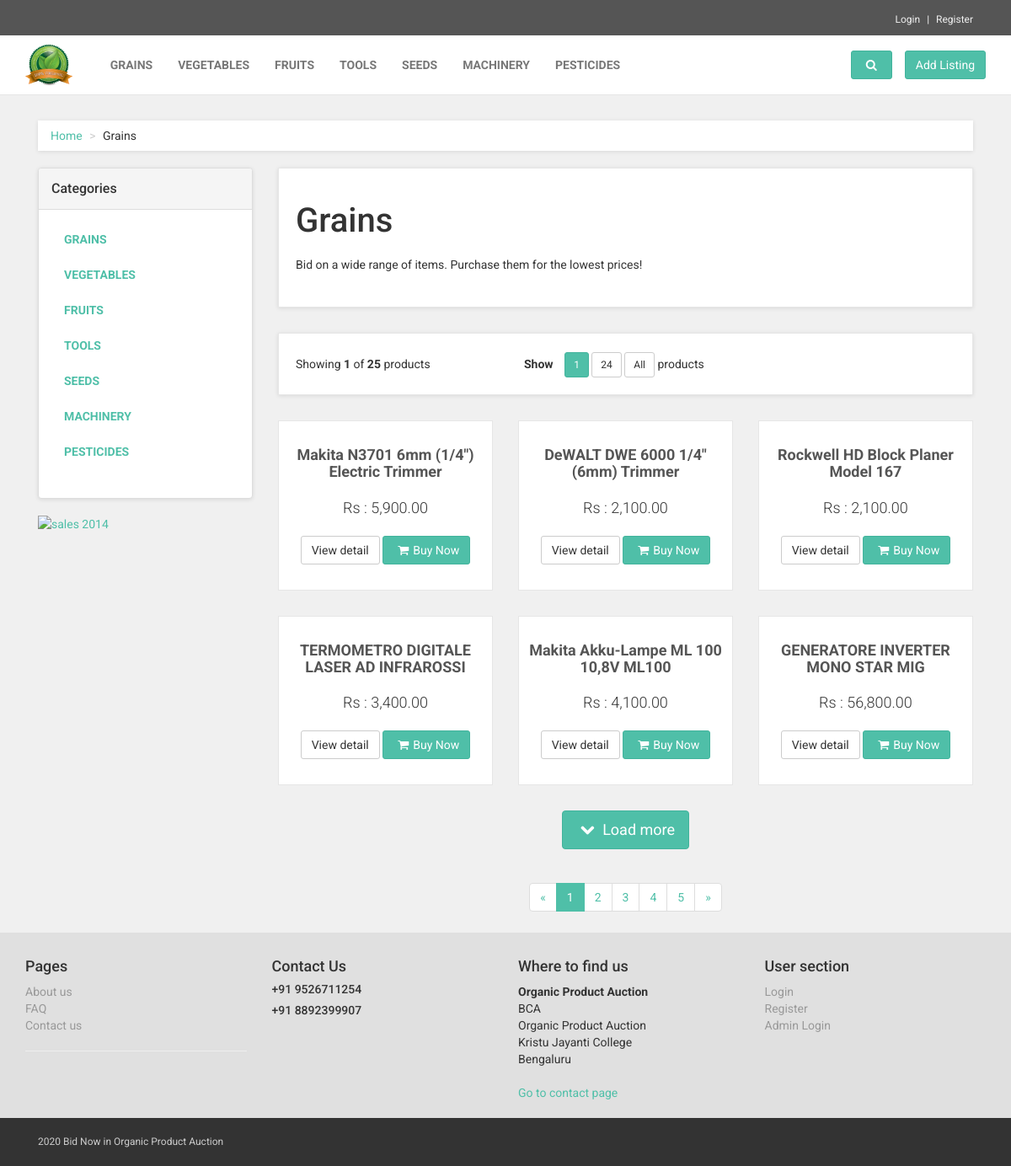
/category.php?CategoryID=1, run on the app's committed database.
### tables this page shows
CREATE TABLE IF NOT EXISTS `category` (
  `CategoryID` int(10) NOT NULL,
  `Category` varchar(20) NOT NULL
);

CREATE TABLE IF NOT EXISTS `item` (
  `ItemID` int(10) NOT NULL,
  `ItemName` varchar(50) NOT NULL,
  `SellerID` int(10) DEFAULT NULL,
  `StartingPrice` int(6) NOT NULL,
  `ExpectedPrice` int(6) NOT NULL,
  `CurrentPrice` int(6) DEFAULT NULL,
  `PhotosID` varchar(20) DEFAULT NULL,
  `Description` varchar(6000) DEFAULT NULL,
  `CategoryID` int(10) NOT NULL,
  `EndTime` datetime NOT NULL
);

### category.php (the view, shortened to what this page needs)
<!DOCTYPE html>
<html lang="en">
<head>
    <link href="css/font-awesome.css" rel="stylesheet">
    <link href="css/bootstrap.min.css" rel="stylesheet">
    <link href="css/animate.min.css" rel="stylesheet">
    <link href="css/owl.carousel.css" rel="stylesheet">
    <link href="css/owl.theme.css" rel="stylesheet">
    <link href="css/style.default.css" rel="stylesheet" id="theme-stylesheet">
    <link href="css/custom.css" rel="stylesheet">
</head>
<body>
    <?php include 'header.php';?>
    <?php
                 $CategoryID = $_GET['CategoryID'];
                 $query = "SELECT * FROM item Where CategoryID=$CategoryID";
                 $result = mysqli_query($db, $query);
                 $list = mysqli_fetch_array($result);
                 $query2 = "SELECT * FROM category Where CategoryID=$CategoryID";
                 $result2 = mysqli_query($db, $query2);
                 $CategoryName = mysqli_fetch_array($result2);
                            ?>
    <div id="all">
        <div id="content">
            <div class="container">
                <div class="col-md-12">
                    <ul class="breadcrumb">
                        <li><a href="index.php">Home</a>
                        </li>
                        <li><?php echo $CategoryName['Category'];?></li>
                    </ul>
                </div>
                <div class="col-md-3">
                   <div class="panel panel-default sidebar-menu">
                        <div class="panel-heading">
                            <h3 class="panel-title">Categories</h3>
                        </div>
                        <div class="panel-body">
                            <ul class="nav nav-pills nav-stacked category-menu">
                            <?php
                             $result1 = mysqli_query($db, $query1);
                             $categories = mysqli_fetch_array($result1);
                             while($categories) {
                               ?>
                                <li>
                                    <a href="category.php?CategoryID=<?php echo $categories['CategoryID'] ?>"><?php echo $categories['Category'];?> </a>
                                </li>
                                 <?php $categories = $result1->fetch_assoc();} ?>
                            </ul>
                        </div>
                    </div>
                    <div class="banner">
                        <a href="#">
                            <img src="img/banner.jpg" alt="sales 2014" class="img-responsive">
                        </a>
                    </div>
                </div>
                <div class="col-md-9">
                    <div class="box">
                        <h1><?php echo $CategoryName['Category'];?></h1>
                        <p>Bid on a wide range of items. Purchase them for the lowest prices!</p>
                    </div>
                    <div class="box info-bar">
                        <div class="row">
                            <div class="col-sm-12 col-md-4 products-showing">
                                Showing <strong>1</strong> of <strong>25</strong> products
                            </div>
                            <div class="col-sm-12 col-md-8  products-number-sort">
                                <div class="row">
                                    <form class="form-inline">
                                        <div class="col-md-6 col-sm-6">
                                            <div class="products-number">
                                                <strong>Show</strong>  <a href="#" class="btn btn-default btn-sm btn-primary">1</a>  <a href="#" class="btn btn-default btn-sm">24</a>  <a href="#" class="btn btn-default btn-sm">All</a> products
                                            </div>
                                        </div>
                                    </form>
                                </div>
                            </div>
                        </div>
                    </div>
                    <div class="row products">
                    <?php
                        while($list) {
                        ?>
                        <div class="col-md-4 col-sm-6">
                            <div class="product">
                                <div class="text">
                                    <h3><a href="detail.php?ItemNo=<?php echo $list['ItemID'] ?>"><?php echo $list['ItemName'] ?></a></h3>
                                    <p class="price">Rs : <?php echo number_format($list['CurrentPrice'],2);?></p>
                                    <p class="buttons">
                                        <a href="detail.php?ItemNo=<?php echo $list['ItemID'] ?>" class="btn btn-default">View detail</a>
                                        <a href="basket.html" class="btn btn-primary"><i class="fa fa-shopping-cart"></i>Buy Now</a>
                                    </p>
                                </div>
                            </div>
                        </div>
                       <?php
                        $list = $result->fetch_assoc(); }
                        ?>
                    </div>
                    <div class="pages">
                        <p class="loadMore">
                            <a href="#" class="btn btn-primary btn-lg"><i class="fa fa-chevron-down"></i> Load more</a>
                        </p>
                        <ul class="pagination">
                            <li><a href="#">&laquo;</a>
                            </li>
                            <li class="active"><a href="#">1</a>
                            </li>
                            <li><a href="#">2</a>
                            </li>
                            <li><a href="#">3</a>
                            </li>
                            <li><a href="#">4</a>
                            </li>
                            <li><a href="#">5</a>
                            </li>
                            <li><a href="#">&raquo;</a>
                            </li>
                        </ul>
                    </div>
                </div>
            </div>
        </div>
<?php include 'footer.php';?>
</body>
</html>

### header.php (shortened to what this page needs)
<div id="top">
    <div class="container">
        <div class="col-md-6 offer" data-animate="fadeInDown">
        </div>
        <div class="col-md-6" data-animate="fadeInDown">
            <ul class="menu">
                <?php
                if(isset($_SESSION['username'])) {
                    echo '
                    <li><i style="color:white; margin-right:5px" class="fa fa-user" aria-hidden="true"></i>
                    	<a href="userItems.php">'.$_SESSION["username"].'</a></li>
                    <li><a href="logout.php">Logout</a></li>
                    ';
                } else {
                    echo '
                    <li><a href="register.php">Login</a></li>
                    <li><a href="register.php">Register</a></li>
                    ';
                }
                ?>
            </ul>
        </div>
    </div>
</div>
<div class="navbar navbar-default yamm" role="navigation" id="navbar">
    <div class="container">
        <div class="navbar-header">
            <a class="navbar-brand home" href="index.php" data-animate-hover="bounce">
               <img height="50px" src="img/Agro Auction1.png" alt="Obaju logo" class="hidden-xs">
            </a>
        </div>
        <div class="navbar-collapse collapse" id="navigation">
            <ul class="nav navbar-nav navbar-left">
            <?php
         $db = mysqli_connect('localhost','root','','shop')
         or die('Error connecting to MySQL server.');
         $query1 = "SELECT * FROM category ";
         $result1 = mysqli_query($db, $query1);
         $categories = mysqli_fetch_array($result1);
            while($categories) {
                ?>
                <li class="inactive"><a href="category.php?CategoryID=<?php echo $categories['CategoryID'] ?>">
                <?php echo $categories["Category"];?></a>
                </li>
               <?php $categories = $result1->fetch_assoc();} ?>
            </ul>
        </div>
        <div class="navbar-buttons">
            <div class="navbar-collapse collapse right" id="basket-overview">
                <a href="addlisting.php" class="btn btn-primary navbar-btn"><span class="hidden-sm">Add Listing</span></a>
            </div>
            <div class="navbar-collapse collapse right" id="search-not-mobile">
                <button type="button" class="btn navbar-btn btn-primary" data-toggle="collapse" data-target="#search">
                    <i class="fa fa-search"></i>
                </button>
            </div>
        </div>
    </div>
</div>

### data on the page
category: Category "GRAINS", Category "Grains"
category: Category "VEGETABLES"
category: Category "FRUITS"
category: Category "TOOLS"
category: Category "SEEDS"
category: Category "MACHINERY"
category: Category "PESTICIDES"
item: ItemName "Makita N3701 6mm (1/4\") Electric Trimmer", CurrentPrice "5,900.00"
item: ItemName "DeWALT DWE 6000 1/4\"(6mm) Trimmer", CurrentPrice "2,100.00"
item: ItemName "Rockwell HD Block Planer Model 167", CurrentPrice "2,100.00"
item: ItemName "TERMOMETRO DIGITALE LASER AD INFRAROSSI", CurrentPrice "3,400.00"
item: ItemName "Makita Akku-Lampe ML 100 10,8V ML100", CurrentPrice "4,100.00"
item: ItemName "GENERATORE INVERTER MONO STAR MIG", CurrentPrice "56,800.00"
